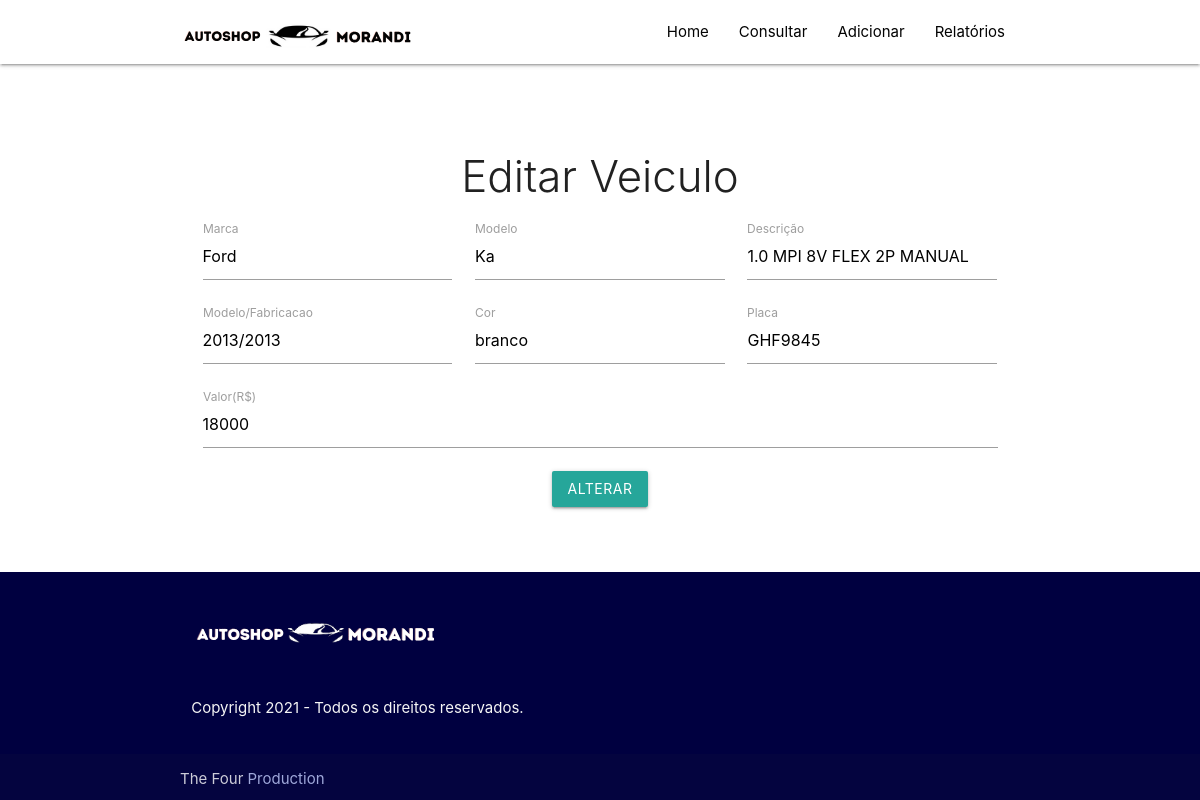
Screenshot of /editar.php?id=1 with the database file from the repository.
### tables this page shows
CREATE TABLE IF NOT EXISTS `estoque` (
  `id` int(11) NOT NULL AUTO_INCREMENT,
  `marca` varchar(40) NOT NULL,
  `modelo` varchar(40) NOT NULL,
  `descricao` varchar(50) NOT NULL,
  `mod_fab` varchar(9) NOT NULL,
  `cor` varchar(20) NOT NULL,
  `placa` varchar(9) NOT NULL,
  `valor` int(11) NOT NULL,
  PRIMARY KEY (`id`)
);

### editar.php (the view, shortened to what this page needs)
<?php
include_once 'php_action/db_connect.php';
include_once 'includes/header.php';
if(isset($_GET['id'])):
    $id=mysqli_escape_string($connect,$_GET['id']);
    $sql ="SELECT * FROM estoque WHERE id='$id'";
    $resultado=mysqli_query($connect,$sql);
    $dados=mysqli_fetch_array($resultado);
endif;
?>
<div class="section no-pad-bot" id="index-banner">
    <div class="container">
      <br><br>
      <div class="row center">
      <div class ="col s12 m12 l12 xl12">
       <h3 class="light"> Editar Veiculo</h3>
       <form  action= "php_action/update.php" method="POST">
       <div class="input-field col s12 m4 ">
        <input type="text" name="marca" id="marca" value="<?php echo $dados['marca']; ?>">
        <label for="marca">Marca</label>
        </div>
        <div class="input-field col s12 m4">
        <input type="text" name="modelo" id="modelo" value="<?php echo $dados['modelo']; ?>">
        <label for="modelo">Modelo</label>
        </div>
        <div class="input-field col s12 m4">
        <input type="text" name="descricao" id="descricao" value="<?php echo $dados['descricao']; ?>">
        <label for="descricao">Descrição</label>
        </div>
        <div class="input-field col s12 m4">
        <input type="text" name="mod_fab" id="mod_fab" value="<?php echo $dados['mod_fab']; ?>">
        <label for="mod_fab">Modelo/Fabricacao</label>
        </div>
        <div class="input-field col s12 m4">
        <input type="text" name="cor" id="cor" value="<?php echo $dados['cor']; ?>">
        <label for="cor">Cor</label>
        </div>
        <div class="input-field col s12 m4 ">
        <input type="text" name="placa" id="placa" value="<?php echo $dados['placa']; ?>">
        <label for="placa">Placa</label>
        </div>
        <div class="input-field col s12 ">
        <input type="text" name="valor" id="valor" value="<?php echo $dados['valor']; ?>">
        <label for="valor">Valor(R$)</label>
        </div>
        <button type="submit" name="btn-alterar" class ="btn">Alterar</button>
        </div>
        </div>
      </div>
      </div>
      <br><br>
<?php
include_once 'includes/footer.php';
?>

### rows the page displays
estoque: marca "Ford", modelo "Ka", descricao "1.0 MPI 8V FLEX 2P MANUAL", mod_fab "2013/2013", cor "branco", placa "GHF9845", valor "18000"
